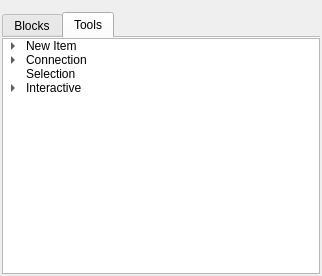
<?xml version="1.0" encoding="UTF-8"?>
<ui version="4.0">
 <class>Selector</class>
 <widget class="QWidget" name="Selector">
  <property name="geometry">
   <rect>
    <x>0</x>
    <y>0</y>
    <width>322</width>
    <height>276</height>
   </rect>
  </property>
  <property name="windowTitle">
   <string>Form</string>
  </property>
  <layout class="QVBoxLayout" name="verticalLayout">
   <property name="spacing">
    <number>10</number>
   </property>
   <property name="leftMargin">
    <number>2</number>
   </property>
   <property name="topMargin">
    <number>2</number>
   </property>
   <property name="rightMargin">
    <number>2</number>
   </property>
   <property name="bottomMargin">
    <number>2</number>
   </property>
   <item>
    <widget class="QWidget" name="widget" native="true">
     <property name="maximumSize">
      <size>
       <width>16777215</width>
       <height>30</height>
      </size>
     </property>
     <layout class="QHBoxLayout" name="horizontalLayout">
      <property name="leftMargin">
       <number>0</number>
      </property>
      <property name="topMargin">
       <number>0</number>
      </property>
      <property name="rightMargin">
       <number>0</number>
      </property>
      <property name="bottomMargin">
       <number>0</number>
      </property>
     </layout>
    </widget>
   </item>
   <item>
    <widget class="QTabWidget" name="SelectorTabs">
     <property name="autoFillBackground">
      <bool>false</bool>
     </property>
     <property name="tabShape">
      <enum>QTabWidget::TabShape::Rounded</enum>
     </property>
     <property name="currentIndex">
      <number>1</number>
     </property>
     <property name="elideMode">
      <enum>Qt::TextElideMode::ElideMiddle</enum>
     </property>
     <property name="usesScrollButtons">
      <bool>false</bool>
     </property>
     <property name="documentMode">
      <bool>true</bool>
     </property>
     <property name="tabsClosable">
      <bool>false</bool>
     </property>
     <property name="movable">
      <bool>false</bool>
     </property>
     <property name="tabBarAutoHide">
      <bool>false</bool>
     </property>
     <widget class="QWidget" name="Blocks">
      <attribute name="title">
       <string>Blocks</string>
      </attribute>
      <layout class="QVBoxLayout" name="verticalLayout_3">
       <property name="leftMargin">
        <number>0</number>
       </property>
       <property name="topMargin">
        <number>0</number>
       </property>
       <property name="rightMargin">
        <number>0</number>
       </property>
       <property name="bottomMargin">
        <number>0</number>
       </property>
       <item>
        <widget class="QTreeWidget" name="BlockTree">
         <attribute name="headerVisible">
          <bool>false</bool>
         </attribute>
         <column>
          <property name="text">
           <string/>
          </property>
         </column>
         <item>
          <property name="text">
           <string>Basic</string>
          </property>
          <item>
           <property name="text">
            <string>And</string>
           </property>
          </item>
          <item>
           <property name="text">
            <string>Or</string>
           </property>
          </item>
          <item>
           <property name="text">
            <string>Xor</string>
           </property>
          </item>
          <item>
           <property name="text">
            <string>Nand</string>
           </property>
          </item>
          <item>
           <property name="text">
            <string>Nor</string>
           </property>
          </item>
          <item>
           <property name="text">
            <string>Xnor</string>
           </property>
          </item>
          <item>
           <property name="text">
            <string>Switch</string>
           </property>
          </item>
          <item>
           <property name="text">
            <string>Button</string>
           </property>
          </item>
          <item>
           <property name="text">
            <string>Tick Button</string>
           </property>
          </item>
          <item>
           <property name="text">
            <string>Light</string>
           </property>
          </item>
         </item>
        </widget>
       </item>
      </layout>
     </widget>
     <widget class="QWidget" name="Tools">
      <attribute name="title">
       <string>Tools</string>
      </attribute>
      <layout class="QVBoxLayout" name="verticalLayout_2">
       <property name="leftMargin">
        <number>0</number>
       </property>
       <property name="topMargin">
        <number>0</number>
       </property>
       <property name="rightMargin">
        <number>0</number>
       </property>
       <property name="bottomMargin">
        <number>0</number>
       </property>
       <item>
        <widget class="QTreeWidget" name="ToolTree">
         <attribute name="headerVisible">
          <bool>false</bool>
         </attribute>
         <column>
          <property name="text">
           <string/>
          </property>
         </column>
         <item>
          <property name="text">
           <string>New Item</string>
          </property>
          <item>
           <property name="text">
            <string>Single Place</string>
           </property>
          </item>
          <item>
           <property name="text">
            <string>Area Place</string>
           </property>
          </item>
          <item>
           <property name="text">
            <string>Move</string>
           </property>
          </item>
         </item>
         <item>
          <property name="text">
           <string>Connection</string>
          </property>
          <item>
           <property name="text">
            <string>Simple</string>
           </property>
          </item>
          <item>
           <property name="text">
            <string>Tensor</string>
           </property>
          </item>
         </item>
         <item>
          <property name="text">
           <string>Selection</string>
          </property>
         </item>
         <item>
          <property name="text">
           <string>Interactive</string>
          </property>
          <item>
           <property name="text">
            <string>State Changer</string>
           </property>
          </item>
         </item>
        </widget>
       </item>
      </layout>
     </widget>
    </widget>
   </item>
  </layout>
 </widget>
 <resources/>
 <connections/>
</ui>
